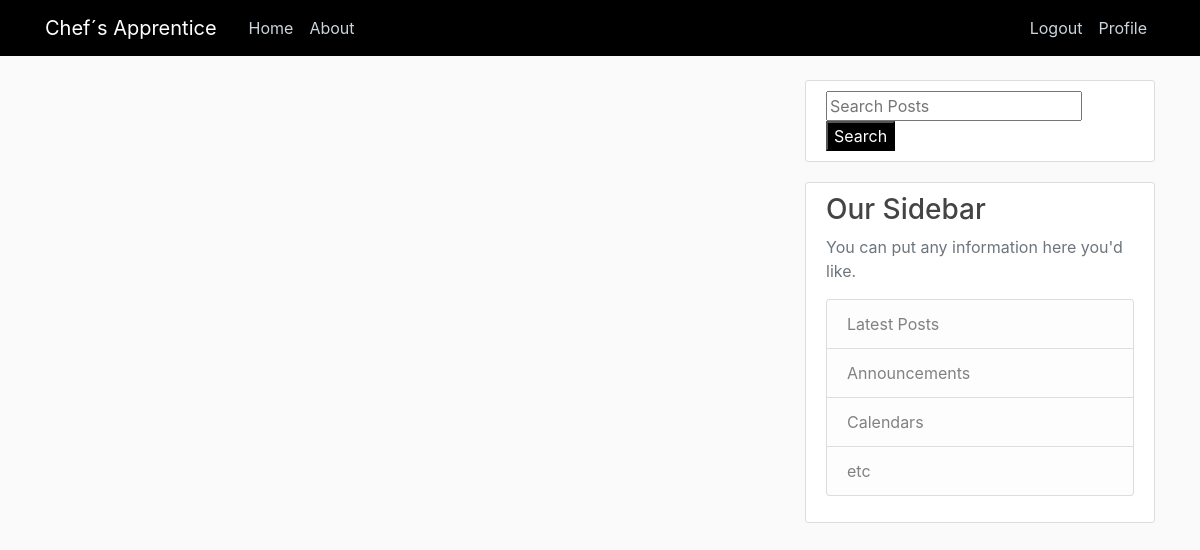
The app's page / (signed in), older data.
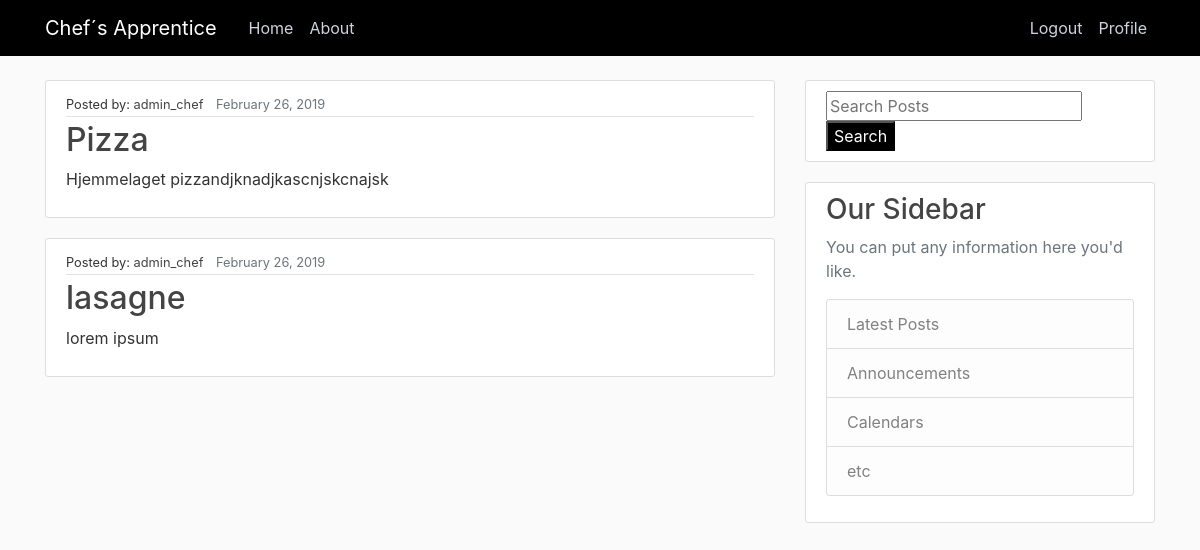
The same page, newer data.
### chefs_apprentice/models.py (models this page shows, shortened)
class Recipe(models.Model):
    title = models.CharField(max_length=100) #tenkt samme som tilhørende post
    ingredients = models.ManyToManyField(Ingredient, blank=False) #liste av ingrediensobjekter
    description = models.TextField() #tenkt sammen med content i post
    date_posted = models.DateTimeField(default=timezone.now)  # DateTimeField(auto_now=True) ville satt datoen til akkurat nå
    author = models.ForeignKey(User, on_delete=models.CASCADE)  # on_delete=models.CASCADE sier at hvis brukeren blir slettet vil postene også bli slettet

### chefs_apprentice/views.py (the view)
# urls.py: path('', views.home, name='chef-home'),
@login_required
def home(request):
    queryset = Recipe.objects.all()
    query = request.GET.get("q")
    if query:
        queryset = queryset.filter(
            Q(title__icontains=query)|
            Q(description__icontains=query)
            )
    context = {
        'Recipe': queryset
    }
    return render(request, 'chefs_apprentice/home.html', context)

### chefs_apprentice/templates/chefs_apprentice/home.html
{% extends "chefs_apprentice/base.html" %}
{% block content%}
  {% for recipe in Recipe %}
      <article class="media content-section">
        <div class="media-body">
          <div class="article-metadata">
            <small>Posted by: <a class="mr-2" href="profile">{{ recipe.author }}</a></small>
            <small class="text-muted">{{ recipe.date_posted|date:"F d, Y" }}</small>
          </div>
            <h2><a class="article-title" href="#">{{ recipe.title }}</a></h2>
            <p class="article-content">{{ recipe.description }}</p>
        </div>
      </article>
  {% endfor  %}
{% endblock content %}

### chefs_apprentice/templates/chefs_apprentice/base.html (shortened to what this page needs)
{% load static %}
<!DOCTYPE html>
<html lang="en" dir="ltr">
  <head>
   <link rel="stylesheet" href="https://stackpath.bootstrapcdn.com/bootstrap/4.3.1/css/bootstrap.min.css">
   <link rel="stylesheet" href="{% static 'chefs_apprentice/main.css' %}">
  </head>
  <body>
    <header class="site-header">
      <nav class="navbar navbar-expand-md navbar-dark bg-steel fixed-top">
        <div class="container">
          <a class="navbar-brand mr-4" href="{% url 'chef-home' %}">Chef´s Apprentice</a>
          <div class="collapse navbar-collapse" id="navbarToggle">
            <div class="navbar-nav mr-auto">
              <a class="nav-item nav-link" href="{% url 'chef-home' %}">Home</a>
              <a class="nav-item nav-link" href="{% url 'chef-about' %}">About</a>
            </div>
            <div class="navbar-nav">
              {% if user.is_authenticated %}
                <a class="nav-item nav-link" href="{% url 'logout' %}">Logout</a>
                <a class="nav-item nav-link" href="{% url 'profile' %}">Profile</a>
              {% else %}
                <a class="nav-item nav-link" href="{% url 'login' %}">Login</a>
                <a class="nav-item nav-link" href="{% url 'register' %}">Register</a>
              {% endif %}
            </div>
          </div>
        </div>
      </nav>
    </header>
    <main role="main" class="container">
      <div class="row">
        <div class="col-md-8">
          {% block content %}{% endblock %}
        </div>
        <div class="col-md-4">
          {% if request.user.is_authenticated %}
            <div class="content-section">
              <form id="searchfield" method='GET' action =''>
                <input type ='text' name = 'q' placeholder ='Search Posts' value='{{ request.GET.q}}' />
                <input type='submit' value ='Search'id="search-btn"/>
              </form>
            </div>
          {% endif %}
          <div class="content-section">
            <h3>Our Sidebar</h3>
            <p class='text-muted'>You can put any information here you'd like.
              <ul class="list-group">
                <li class="list-group-item list-group-item-light">Latest Posts</li>
                <li class="list-group-item list-group-item-light">Announcements</li>
                <li class="list-group-item list-group-item-light">Calendars</li>
                <li class="list-group-item list-group-item-light">etc</li>
              </ul>
            </p>
          </div>
        </div>
      </div>
    </main>
  </body>
</html>

### chefs_apprentice/static/chefs_apprentice/main.css (style rules this page uses)
body { background: #fafafa; color: #333333; margin-top: 5rem; }
h1, h2, h3, h4, h5, h6 { color: #444444; }
ul { margin: 0; }
.bg-steel { background-color: #000000; }
.site-header .navbar-nav .nav-link { color: #cbd5db; }
.content-section { background: #ffffff; padding: 10px 20px; border: 1px solid #dddddd; border-radius: 3px; margin-bottom: 20px; }
.article-title { color: #444444; }
.article-content { white-space: pre-line; }
.article-metadata { padding-bottom: 1px; margin-bottom: 4px; border-bottom: 1px solid #e3e3e3 }
.article-metadata a { color:#444444; }
#search-btn { background-color:black; color:white; }

Row changes from the older to the newer data that the page shows:
added Recipe: author "admin_chef", date_posted "February 26, 2019", title "Pizza", description "Hjemmelaget pizzandjknadjkascnjskcnajsk"
added Recipe: author "admin_chef", date_posted "February 26, 2019", title "lasagne", description "lorem ipsum"
